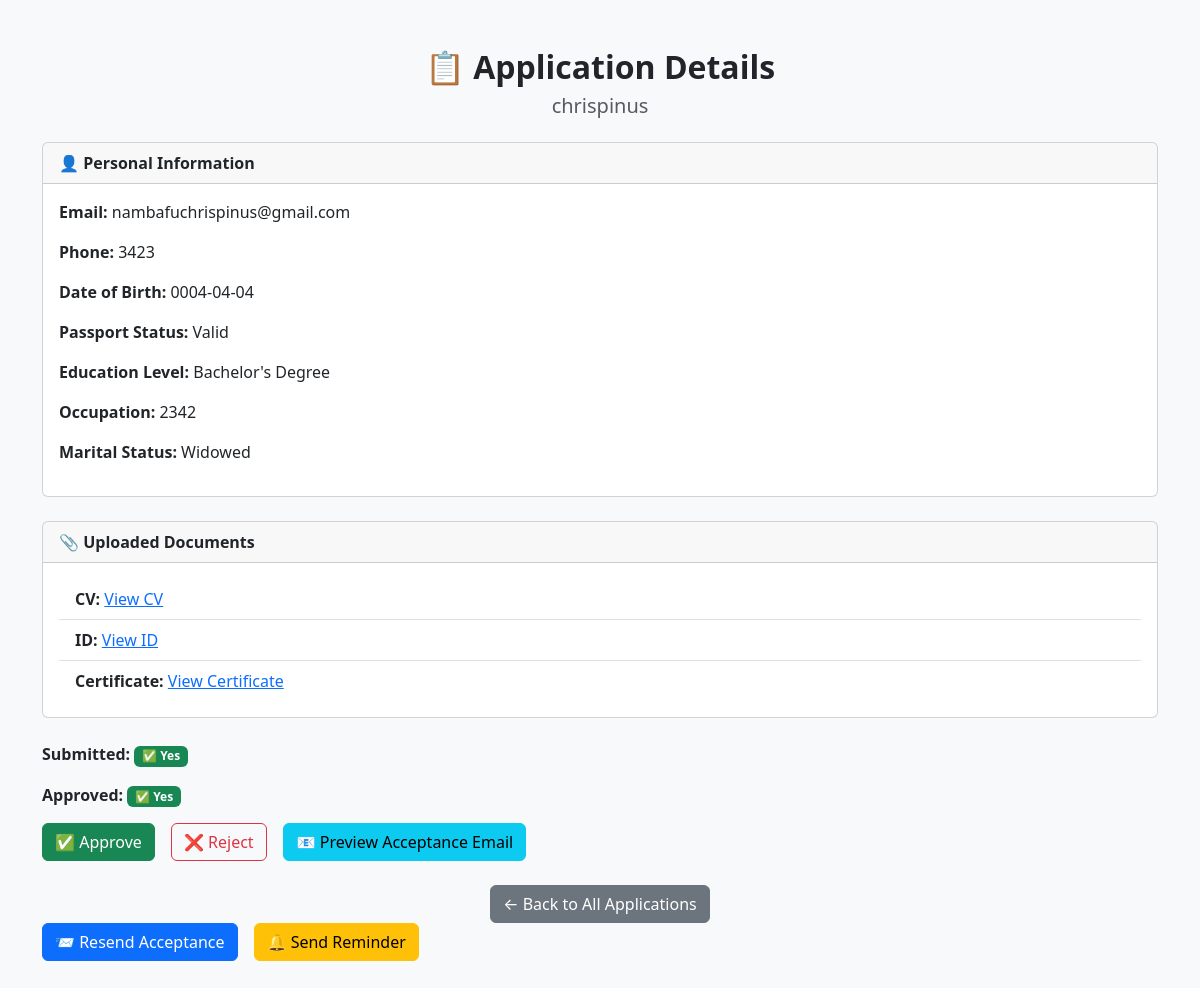
Page /admin/application/1 (signed in) on the committed database.
### app/models/user.py (models this page shows, shortened)
class User(UserMixin, db.Model):  # ✅ Inherit UserMixin for Flask-Login support
    id = db.Column(db.Integer, primary_key=True)
    email = db.Column(db.String(120), unique=True, nullable=False)
    full_name = db.Column(db.String(120), nullable=False)
    password_hash = db.Column(db.String(128), nullable=False)
    is_admin = db.Column(db.Boolean, default=False)

### app/models/application.py (models this page shows, shortened)
class Application(db.Model):
    id = db.Column(db.Integer, primary_key=True)
    user_id = db.Column(db.Integer, db.ForeignKey('user.id'), nullable=False)
    user = db.relationship('User', backref='applications')
    passport_status = db.Column(
        db.String(20),
        nullable=False,
        comment="Passport status: 'has_passport', 'needs_passport', or 'applied_for_passport'"
    )
    phone_number = db.Column(
        db.String(20),
        nullable=True,
        comment="User's contact phone number"
    )
    date_of_birth = db.Column(
        db.Date,
        nullable=True,
        comment="User's date of birth in YYYY-MM-DD format"
    )
    education_level = db.Column(
        db.String(50),
        nullable=True,
        comment="Highest education level completed"
    )
    occupation = db.Column(
        db.String(100),
        nullable=True,
        comment="Current or most recent occupation"
    )
    marital_status = db.Column(
        db.String(20),
        nullable=True,
        comment="Marital status: single, married, divorced, etc."
    )
    cv_filename = db.Column(
        db.String(255),
        nullable=True,
        comment="Filename of uploaded CV/resume"
    )
    id_filename = db.Column(
        db.String(255),
        nullable=True,
        comment="Filename of uploaded ID document"
    )
    cert_filename = db.Column(
        db.String(255),
        nullable=True,
        comment="Filename of uploaded education certificate"
    )
    submitted = db.Column(
        db.Boolean,
        default=False,
        nullable=False,
        comment="Whether application has been submitted"
    )
    submitted_at = db.Column(
        db.DateTime,
        nullable=True,
        comment="Timestamp when application was submitted"
    )
    approved = db.Column(
        db.Boolean,
        default=False,
        nullable=False,
        comment="Whether application has been approved"
    )
    approved_at = db.Column(
        db.DateTime,
        nullable=True,
        comment="Timestamp when application was approved"
    )
    last_reminder_sent = db.Column(
        db.DateTime,
        nullable=True,
        comment="Timestamp when last reminder email was sent"
    )

### app/routes/admin_routes.py (the view)
@admin_bp.route('/admin/application/<int:app_id>')
@login_required
def view_application(app_id):
    if not current_user.is_admin:
        flash("Access denied. Admins only.", "danger")
        return redirect(url_for('auth.dashboard'))
    application = Application.query.get_or_404(app_id)
    user = application.user  # Related user object
    return render_template('admin/view_application_detail.html', application=application, user=user)

### app/scheduler/scheduler.py (called while the page is built)
def start_scheduler(app):
    with app.app_context():
        scheduler.add_job(
            func=lambda: auto_approve_submitted_applications(app),
            trigger='interval',
            hours=1,
            id='auto_approval_job',  # optional job id for reference
            replace_existing=True    # replace job if it already exists
        )
        if not scheduler.running:
            scheduler.start()
            current_app.logger.info("Scheduler started - auto-approval job scheduled every hour")
        @app.teardown_appcontext
        def shutdown_scheduler(exception=None):
            if scheduler.running:
                scheduler.shutdown(wait=False)
                current_app.logger.info("Scheduler shut down on app context teardown")

### app/templates/admin/view_application_detail.html (shortened to what this page needs)
<!DOCTYPE html>
<html lang="en">
<head>
    <link href="https://cdn.jsdelivr.net/npm/bootstrap@5.3.0/dist/css/bootstrap.min.css" rel="stylesheet">
</head>
<body class="bg-light">
<div class="container my-5">
    <div class="text-center mb-4">
        <h2 class="fw-bold">📋 Application Details</h2>
        <h5 class="text-muted">{{ user.full_name }}</h5>
    </div>
    <div class="card mb-4">
        <div class="card-header fw-bold">👤 Personal Information</div>
        <div class="card-body">
            <p><strong>Email:</strong> {{ user.email }}</p>
            <p><strong>Phone:</strong> {{ application.phone_number or "Not provided" }}</p>
            <p><strong>Date of Birth:</strong> {{ application.date_of_birth or "Not provided" }}</p>
            <p><strong>Passport Status:</strong> {{ application.passport_status|capitalize or "Not provided" }}</p>
            <p><strong>Education Level:</strong> {{ application.education_level or "Not provided" }}</p>
            <p><strong>Occupation:</strong> {{ application.occupation or "Not provided" }}</p>
            <p><strong>Marital Status:</strong> {{ application.marital_status or "Not provided" }}</p>
        </div>
    </div>
    <div class="card mb-4">
        <div class="card-header fw-bold">📎 Uploaded Documents</div>
        <div class="card-body">
            <ul class="list-group list-group-flush">
                <li class="list-group-item">
                    <strong>CV:</strong>
                    {% if application.cv_filename %}
                        <a href="{{ url_for('app_bp.uploaded_file', filename=application.cv_filename) }}" target="_blank">View CV</a>
                    {% else %}
                        <span class="text-muted">Not uploaded</span>
                    {% endif %}
                </li>
                <li class="list-group-item">
                    <strong>ID:</strong>
                    {% if application.id_filename %}
                        <a href="{{ url_for('app_bp.uploaded_file', filename=application.id_filename) }}" target="_blank">View ID</a>
                    {% else %}
                        <span class="text-muted">Not uploaded</span>
                    {% endif %}
                </li>
                <li class="list-group-item">
                    <strong>Certificate:</strong>
                    {% if application.cert_filename %}
                        <a href="{{ url_for('app_bp.uploaded_file', filename=application.cert_filename) }}" target="_blank">View Certificate</a>
                    {% else %}
                        <span class="text-muted">Not uploaded</span>
                    {% endif %}
                </li>
            </ul>
        </div>
    </div>
    <div class="mb-3">
        <p><strong>Submitted:</strong>
            {% if application.submitted %}
                <span class="badge bg-success">✅ Yes</span>
            {% else %}
                <span class="badge bg-danger">❌ No</span>
            {% endif %}
        </p>
        <p><strong>Approved:</strong>
            {% if application.approved %}
                <span class="badge bg-success">✅ Yes</span>
            {% else %}
                <span class="badge bg-danger">❌ No</span>
            {% endif %}
        </p>
    </div>
    {% if application.submitted %}
        <div class="d-flex gap-3 mb-4">
            <form method="get" action="{{ url_for('admin_bp.approve_application', app_id=application.id) }}">
                <button type="submit" class="btn btn-success">✅ Approve</button>
            </form>
            <form method="get" action="{{ url_for('admin_bp.reject_application', app_id=application.id) }}">
                <button type="submit" class="btn btn-outline-danger">❌ Reject</button>
            </form>
<form method="get" action="{{ url_for('admin_bp.preview_acceptance_email', app_id=application.id) }}" target="_blank">
    <button type="submit" class="btn btn-info">📧 Preview Acceptance Email</button>
</form>
        </div>
    {% else %}
        <div class="alert alert-warning">⚠️ Application must be submitted before approval.</div>
    {% endif %}
    <div class="text-center">
        <a href="{{ url_for('admin_bp.view_all_applications') }}" class="btn btn-secondary">← Back to All Applications</a>
    </div>
<div class="d-flex gap-3 mb-4">
    <a href="{{ url_for('admin_bp.send_acceptance_letter', app_id=application.id) }}"
       class="btn btn-primary">
       📨 Resend Acceptance
    </a>
    <a href="{{ url_for('admin_bp.send_reminder_letter', app_id=application.id) }}"
       class="btn btn-warning">
       🔔 Send Reminder
    </a>
</div>
</div>
</body>
</html>

### rows in the picture
User: full_name "chrispinus", email "nambafuchrispinus@gmail.com"
Application: phone_number "3423", date_of_birth "0004-04-04", passport_status "Valid", education_level "Bachelor's Degree", occupation "2342", marital_status "Widowed"
